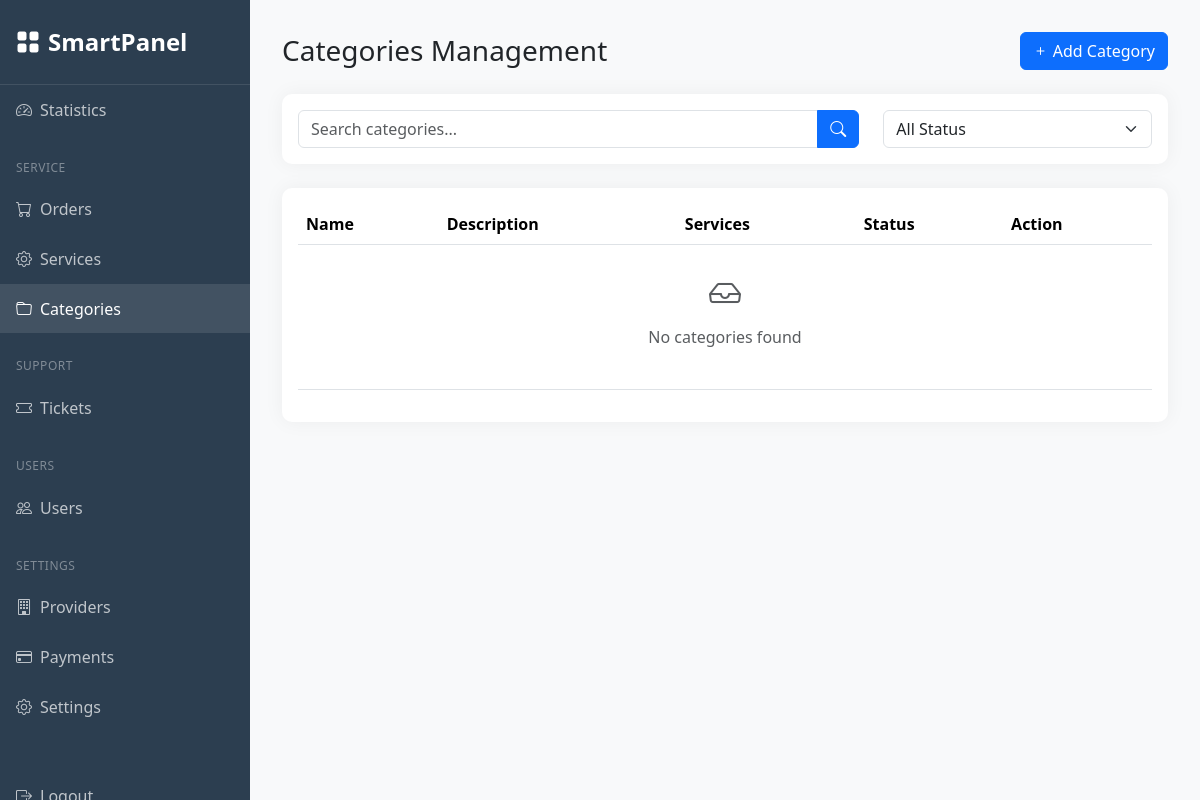
/manager/categories/ (signed in), run on an earlier commit of the app's database.
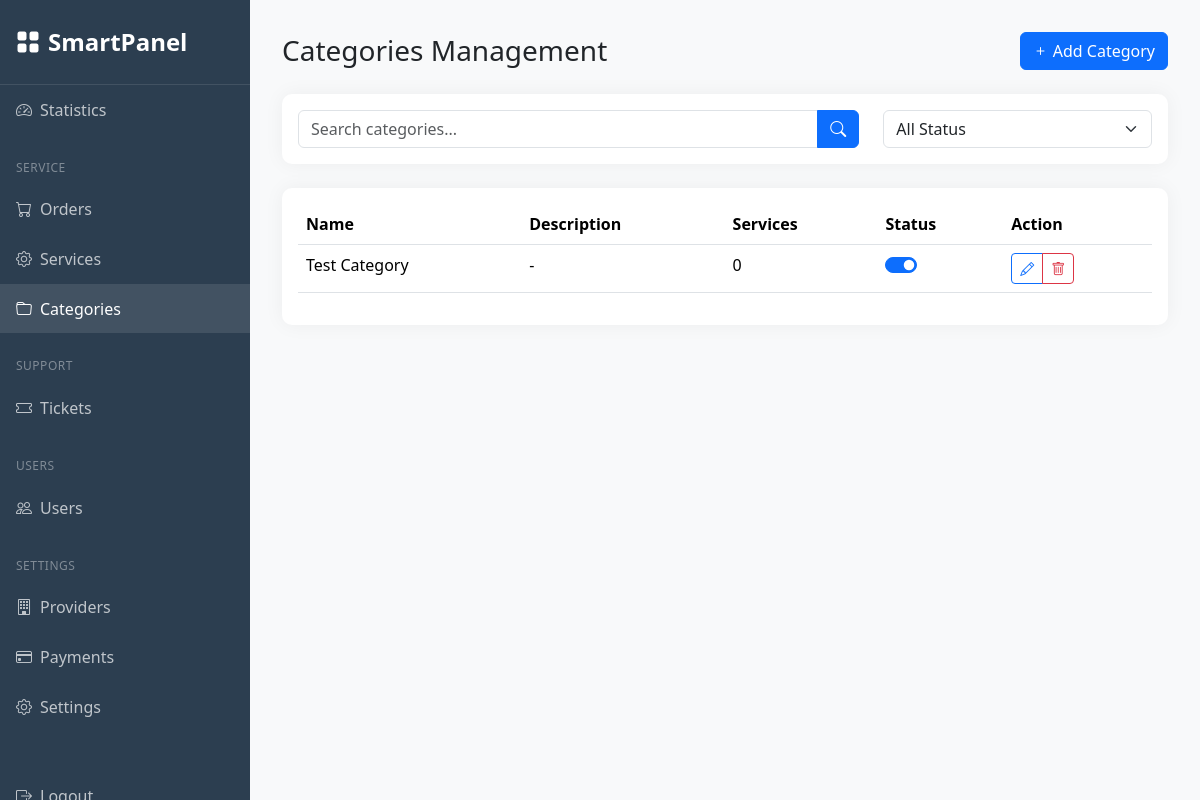
And on a later commit of the database.
### managerdashboard/models.py (models this page shows, shortened)
class ServiceCategory(models.Model):
    name = models.CharField(max_length=100, unique=True)
    description = models.TextField(blank=True, null=True)
    is_active = models.BooleanField(default=True)
    class Meta:
        ordering = ['name']
        verbose_name_plural = 'Service Categories'

### managerdashboard/views.py (the view)
# urls.py: path('categories/', views.categories, name='categories'),
@permission_required('authentication.is_manager', login_url='manager_login')
def categories(request):
    search_query = request.GET.get('search', '')
    status_filter = request.GET.get('status', '')
    categories = ServiceCategory.objects.all()
    if search_query:
        categories = categories.filter(
            Q(name__icontains=search_query) |
            Q(description__icontains=search_query)
        )
    if status_filter == 'active':
        categories = categories.filter(is_active=True)
    elif status_filter == 'inactive':
        categories = categories.filter(is_active=False)
    categories = categories.annotate(service_count=Count('services'))
    context = {
        'active_tab': 'categories',
        'categories': categories,
        'search_query': search_query,
        'status_filter': status_filter
    }
    return render(request, 'managerdashboard/categories.html', context)

### templates/managerdashboard/categories.html (shortened to what this page needs)
{% extends 'managerdashboard/base_dashboard.html' %}
{% load static %}
{% block dashboard_content %}
<div class="container-fluid p-0">
    <div class="d-flex justify-content-between align-items-center mb-4">
        <h1 class="h3 mb-0">Categories Management</h1>
        <button class="btn btn-primary" data-bs-toggle="modal" data-bs-target="#addCategoryModal">
            <i class="bi bi-plus"></i> Add Category
        </button>
    </div>
    <div class="card mb-4">
        <div class="card-body">
            <div class="row">
                <div class="col-md-8">
                    <div class="input-group">
                        <input type="text" class="form-control" id="categorySearch"
                               placeholder="Search categories...">
                        <button class="btn btn-primary">
                            <i class="bi bi-search"></i>
                        </button>
                    </div>
                </div>
                <div class="col-md-4">
                    <select class="form-select" id="statusFilter">
                        <option value="">All Status</option>
                    </select>
                </div>
            </div>
        </div>
    </div>
    <div class="card">
        <div class="card-body">
            <div class="table-responsive">
                <table class="table table-hover">
                    <thead>
                        <tr>
                            <th>Name</th>
                            <th>Description</th>
                            <th>Services</th>
                            <th>Status</th>
                            <th>Action</th>
                        </tr>
                    </thead>
                    <tbody>
                        {% for category in categories %}
                        <tr data-category-id="{{ category.id }}">
                            <td>{{ category.name }}</td>
                            <td>{{ category.description|default:"-" }}</td>
                            <td>{{ category.service_count }}</td>
                            <td>
                                <div class="form-check form-switch">
                                    <input class="form-check-input" type="checkbox"
                                           {% if category.is_active %}checked{% endif %}
                                           onchange="toggleCategoryStatus({{ category.id }})">
                                </div>
                            </td>
                            <td>
                                <div class="btn-group">
                                    <button class="btn btn-sm btn-outline-primary" onclick="editCategory({{ category.id }})">
                                        <i class="bi bi-pencil"></i>
                                    </button>
                                    <button class="btn btn-sm btn-outline-danger" onclick="deleteCategory({{ category.id }})">
                                        <i class="bi bi-trash"></i>
                                    </button>
                                </div>
                            </td>
                        </tr>
                        {% empty %}
                        <tr>
                            <td colspan="5" class="text-center py-4">
                                <div class="text-muted">
                                    <i class="bi bi-inbox fs-2"></i>
                                    <p class="mt-2">No categories found</p>
                                </div>
                            </td>
                        </tr>
                        {% endfor %}
                    </tbody>
                </table>
            </div>
        </div>
    </div>
</div>
{% endblock %}

What changed in the data, as far as the page shows it:
added ServiceCategory: name "Test Category", description "-", service_count "0", is_active "☑"
Also different on the page:
text no longer shown: "No categories found"
